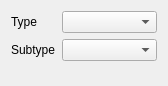
<?xml version="1.0" encoding="UTF-8"?>
<ui version="4.0">
 <class>Frame_TypeSubtype</class>
 <widget class="QFrame" name="Frame_TypeSubtype">
  <property name="geometry">
   <rect>
    <x>0</x>
    <y>0</y>
    <width>168</width>
    <height>86</height>
   </rect>
  </property>
  <property name="windowTitle">
   <string>Frame</string>
  </property>
  <layout class="QFormLayout" name="formLayout">
   <item row="0" column="0">
    <widget class="QLabel" name="label_6">
     <property name="text">
      <string>Type</string>
     </property>
    </widget>
   </item>
   <item row="0" column="1">
    <widget class="QComboBox" name="comboBox_Type"/>
   </item>
   <item row="1" column="0">
    <widget class="QLabel" name="label_7">
     <property name="text">
      <string>Subtype</string>
     </property>
    </widget>
   </item>
   <item row="1" column="1">
    <widget class="QComboBox" name="comboBox_Subtype"/>
   </item>
  </layout>
 </widget>
 <resources/>
 <connections/>
</ui>
